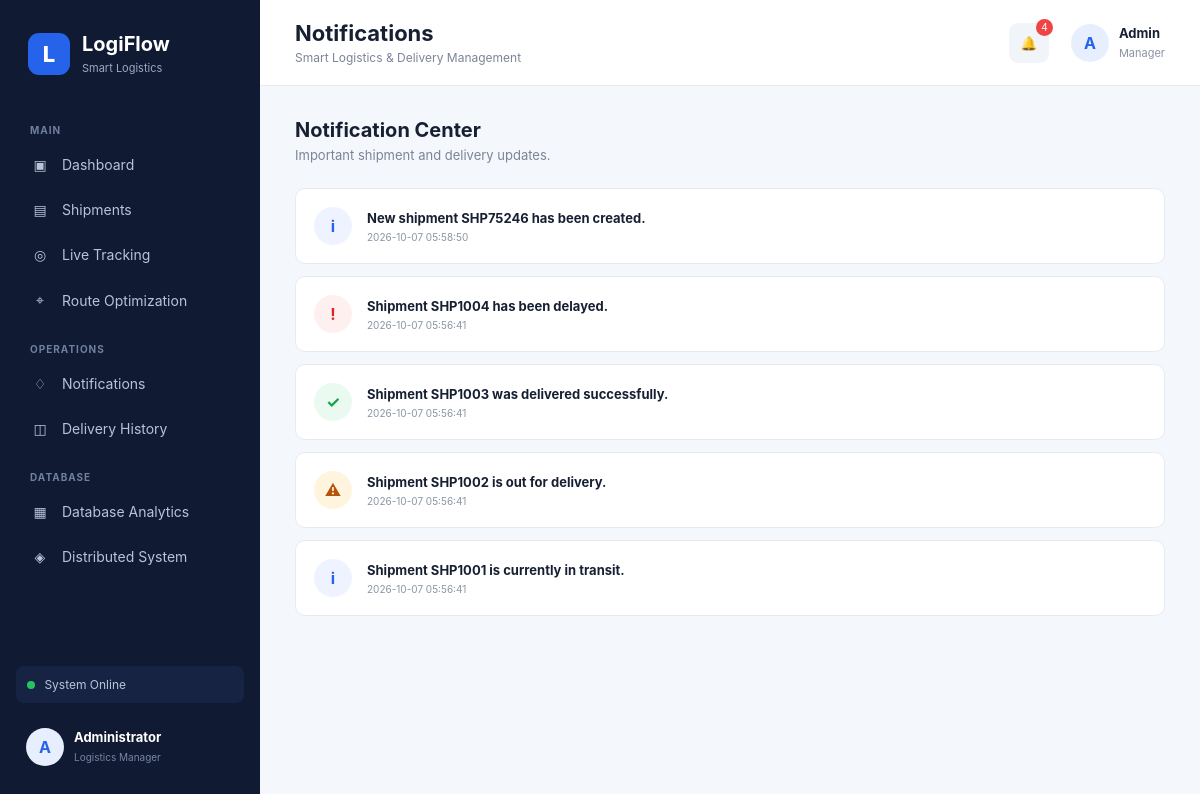
The page /notifications on the database its author committed.
### tables this page shows
CREATE TABLE notifications (
        id INTEGER PRIMARY KEY AUTOINCREMENT,
        tracking_id TEXT,
        message TEXT NOT NULL,
        notification_type TEXT NOT NULL,
        created_at TIMESTAMP DEFAULT CURRENT_TIMESTAMP
    );

### app.py (the view)
@app.route("/notifications")
def notifications():
    db = get_db()
    data = db.execute("""
        SELECT *
        FROM notifications
        ORDER BY id DESC
    """).fetchall()
    db.close()
    return render_template(
        "notifications.html",
        notifications=data
    )

### database.py (called while the page is built)
def get_db():
    connection = sqlite3.connect(DATABASE)
    connection.row_factory = sqlite3.Row
    return connection

### templates/notifications.html (shortened to what this page needs)
{% extends "base.html" %}
{% block page_title %}
Notifications
{% endblock %}
{% block content %}
<div class="page-heading">
    <div>
        <h2>Notification Center</h2>
        <p>Important shipment and delivery updates.</p>
    </div>
</div>
<div class="notification-list">
{% for notification in notifications %}
    <div class="notification-card {{ notification.notification_type }}">
        <div class="notification-icon">
            {% if notification.notification_type == "success" %}
                ✓
            {% elif notification.notification_type == "danger" %}
                !
            {% elif notification.notification_type == "warning" %}
                ⚠
            {% else %}
                i
            {% endif %}
        </div>
        <div class="notification-content">
            <strong>
                {{ notification.message }}
            </strong>
            <small>
                {{ notification.created_at }}
            </small>
        </div>
    </div>
{% endfor %}
</div>
{% endblock %}

### static/style.css (style rules this page uses)
* { box-sizing: border-box; margin: 0; padding: 0; }
body { font-family: Inter, Arial, sans-serif; background: #f4f7fb; color: #172033; }
.welcome-row, .page-heading { display: flex; justify-content: space-between; align-items: center; margin-bottom: 25px; }
.welcome-row h2, .page-heading h2 { font-size: 20px; }
.welcome-row p, .page-heading p { color: #7b8497; font-size: 13px; margin-top: 5px; }
.notification-list { max-width: 900px; }
.notification-card { background: white; border: 1px solid #e7ebf1; border-radius: 10px; padding: 18px; margin-bottom: 12px; display: flex; gap: 15px; align-items: center; }
.notification-icon { width: 38px; height: 38px; border-radius: 50%; background: #eef3ff; color: #2563eb; display: flex; align-items: center; justify-content: center; font-weight: 700; }
.notification-card.success .notification-icon { background: #eafaf0; color: #16a34a; }
.notification-card.danger .notification-icon { background: #fff0f0; color: #dc2626; }
.notification-card.warning .notification-icon { background: #fff5df; color: #b45309; }
.notification-content strong { display: block; font-size: 13px; }
.notification-content small { display: block; color: #8b95a5; margin-top: 5px; font-size: 10px; }

### rows shown on the page
notifications: notification_type "i", message "New shipment SHP75246 has been created.", created_at "2026-10-07 05:58:50"
notifications: message "Shipment SHP1004 has been delayed.", created_at "2026-10-07 05:56:41"
notifications: message "Shipment SHP1003 was delivered successfully.", created_at "2026-10-07 05:56:41"
notifications: message "Shipment SHP1002 is out for delivery.", created_at "2026-10-07 05:56:41"
notifications: notification_type "i", message "Shipment SHP1001 is currently in transit.", created_at "2026-10-07 05:56:41"
